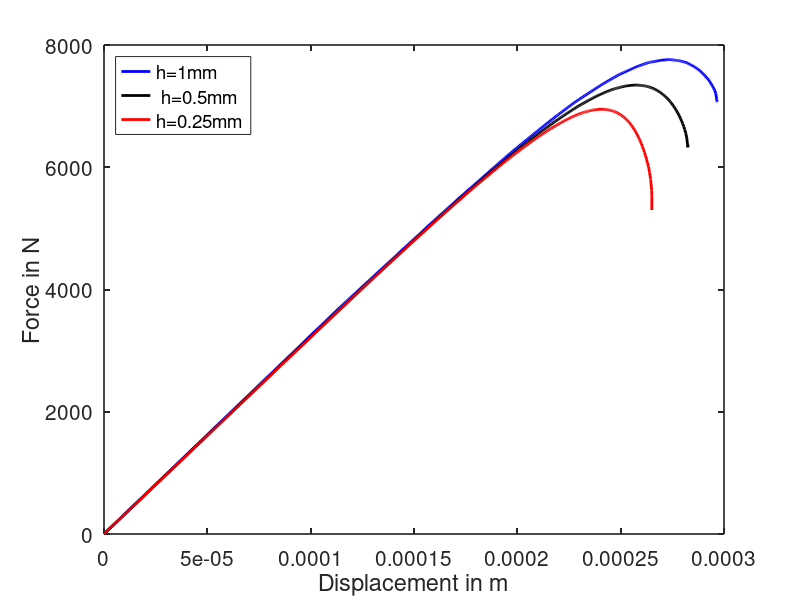

The MATLAB script that drew this image:
A=load('1ux.txt');
displacement1= A(:,2);

B = load('1fx.txt');
force1 = B(:,2);

C=load('0.5ux.txt');
displacement05 = C(:,2);

D= load('0.5fx.txt');
force05= D(:,2);

E=load('0.25ux.txt');
displacement025= E(:,2);

F= load('0.25fx.txt');
force025 = F(:,2);




figure(1,'position',[50,50,1300,950])
plot(displacement1,force1,'b-',"linewidth", 2) 

hold on
plot(displacement05,force05,'k-',"linewidth", 2)

hold on
plot(displacement025,force025,'r-',"linewidth", 2) 
legend('h=1mm',' h=0.5mm','h=0.25mm','Location','NorthWest', "fontsize", 15)
set(gca, "linewidth",1.2, "fontsize", 15)


xlabel('Displacement in m', "fontsize", 17)
ylabel('Force in N', "fontsize", 17)




